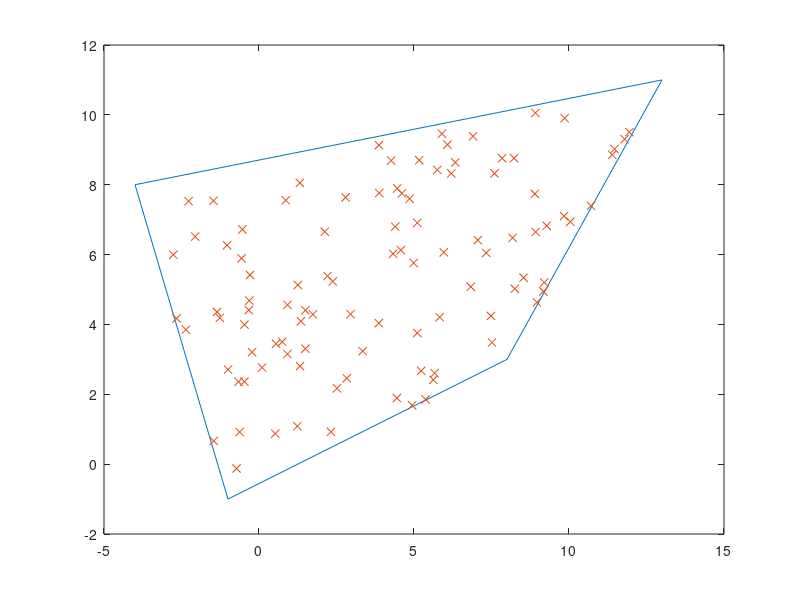
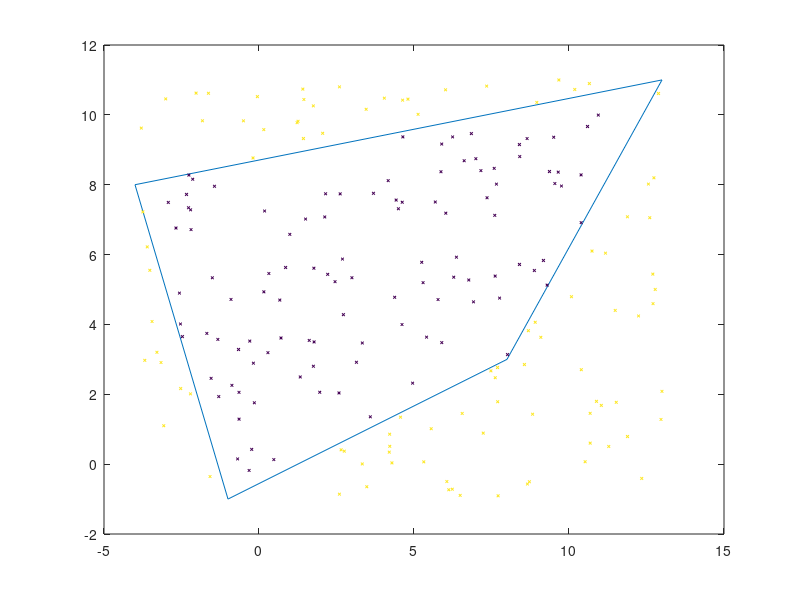
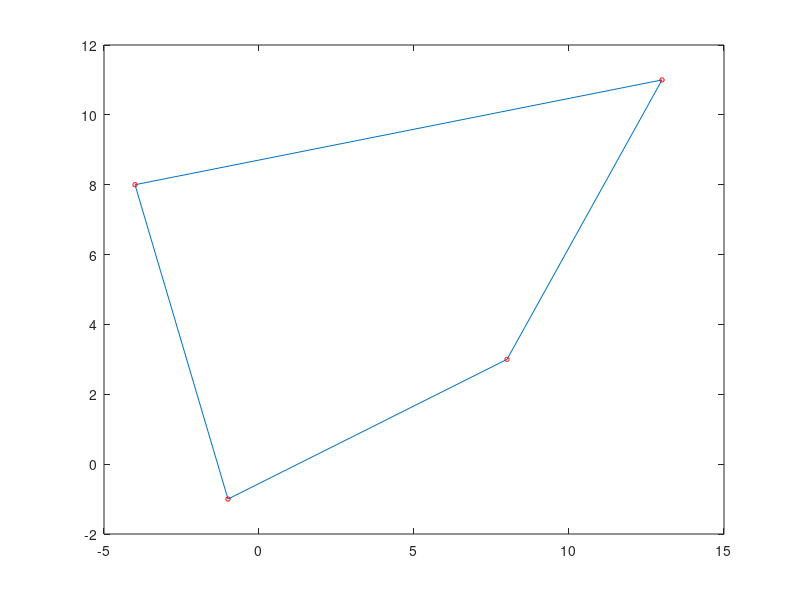
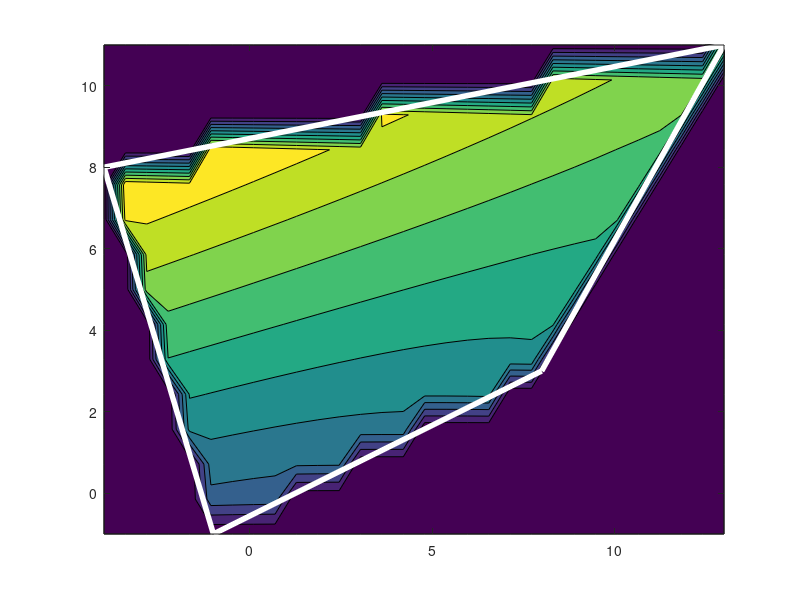

Here is the MATLAB script that generated these plots, in order:
% interpolate2d.m
%
% illustrates scatter / gather operation using a polygonal element
% See http://www.particleincell.com/2012/quad-interpolation for additional information
% (c) 2012 Lubos Brieda, lubos.brieda@particleincell.com
%
% -- tested with Octave 3.2.4 on Windows

%main function
function []=interpolate2d()

	%create our polygon
	px = [-1, 8, 13, -4];
	py = [-1, 3, 11, 8];

	%compute coefficients
	A=[1 0 0 0;1 1 0 0;1 1 1 1;1 0 1 0];
	AI = inv(A);
	a = AI*px';
	b = AI*py';

	%plot random internal points
	plot_points_in_poly(px,py,a,b);

	%classify points as internal or external
	plot_internal_and_external_points(px,py,a,b);

	%scatter data
	scatter_data(px,py,a,b);

	%gather_data
	gather_data(px,py,a,b);

end


%plots random points inside the polygon
function []=plot_points_in_poly(px,py,a,b)

	%pick random logical coordinate and convert to physical
	for i=1:100
		l=rand();
		m=rand();
		x(i) = a(1) + a(2)*l + a(3)*m + a(4)*l*m;
		y(i) = b(1) + b(2)*l + b(3)*m + b(4)*l*m;
	end

	%plot
	figure(1);
	hold off;
	plot([px px(1)],[py py(1)]);
	hold on;
	plot (x,y,'x');
end

%picks random points and colors them based on internal or external
function []=plot_internal_and_external_points(px,py,a,b)

	%bounding box
	x0 = min(px);
	lx = max(px)-min(px);
	y0 = min(py);
	ly = max(py)-min(py);

	%convert random physical coordinates to logical
	for i=1:200

		%pick a random point in the bounding box
		x(i) = x0+rand()*lx;
		y(i) = y0+rand()*ly;

		%calculate logical coordinates
		[l,m] = XtoL(x(i),y(i),a,b);

		%is the point outside the quad?
		if (m<0 || m>1 || l<0 || l>1)
			type(i)=1;
		else
			type(i)=0;
		end
	end

	%plot
	figure(2);
	hold off;
	plot([px px(1)],[py py(1)]);
	hold on;
	scatter(x,y,4,type,'x');
end

%scatters counts to the four grid nodes
function []=scatter_data(px,py,a,b)

	%init
	c = [0 0 0 0];

	%pick random logical coordinate and convert to physical
	for i=1:100

		%random point inside the quad
		l=rand();
		m=rand();

		%deposit counts, note here l,m=[0:1]. In a real 2d mesh
		%the index we would first need to subtract the integral
		%cell index to get the cell-local distance, dl = l - (int)l;
		dl = l;
		dm = m;

		c(1) += (1-dl)*(1-dm);
		c(2) += dl *(1-dm);
		c(3) += dl * dm;
		c(4) += (1-dl)*dm;
	end

	%scale data, uniform distribution = 10
	c = 40*(c/i);

	%output
	disp(c);

	%plot
	figure(3);
	hold off;
	plot([px px(1)],[py py(1)]);
	hold on;
	scatter(px,py,c,[1 0 0], 'o');
end

%interpolates data from the polygon vertices onto a grid
function []=gather_data(px,py,a,b)

	%bounding box
	x0 = min(px);
	lx = max(px)-min(px);
	y0 = min(py);
	ly = max(py)-min(py);

	%set spacing such that we have 30x30 grid (i.e. 29 cells)
	ni = 30;
	nj = 15;

	dx = lx/(ni-1);
	dy = ly/(nj-1);

	%node positions (for plotting)
	for i=1:ni
		x(i) = x0 + (i-1)*dx;
	end
	for j=1:nj
		y(j) = y0 + (j-1)*dy;
	end

	%node values
	c = [1 2 3 4];

	val=zeros(nj,ni);

	for i=1:ni
		for j=1:nj

			%convert to logical coordinates
			[l m] = XtoL(x(i),y(j),a,b);

			%evaluate only if we are inside
			if (l>0 && l<=1 && m>=0 && m<=1)

				%again, if we had multiple cells, we would set dl = l - (int)l
				dl = l;
				dm = m;

				val(j,i) = (1-dl)*(1-dm)*c(1) + ...
						   dl*(1-dm)*c(2) + ...
						   dl*dm*c(3) +...
						   (1-dl)*dm*c(4);
			end
		end
	end

	%plot
	figure(4);
	hold off;
	contourf(x,y,val);
	hold on;
	plot([px px(1)],[py py(1)],'w','LineWidth',4);
end

% converts physical (x,y) to logical (l,m)
function [l, m] = XtoL(x,y,a,b)
	%quadratic equation coeffs, aa*mm^2+bb*m+cc=0
	aa = a(4)*b(3) - a(3)*b(4);
	bb = a(4)*b(1) -a(1)*b(4) + a(2)*b(3) - a(3)*b(2) + x*b(4) - y*a(4);
	cc = a(2)*b(1) -a(1)*b(2) + x*b(2) - y*a(2);

	%compute m = (-b+sqrt(b^2-4ac))/(2a)
	det = sqrt(bb*bb - 4*aa*cc);
	m = (-bb+det)/(2*aa);

	%compute l
	l = (x-a(1)-a(3)*m)/(a(2)+a(4)*m);
end